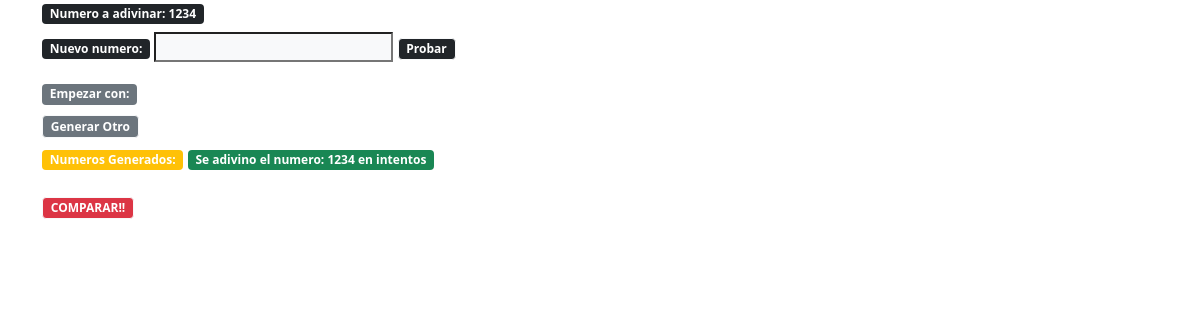
/add, run on an earlier commit of the app's database.
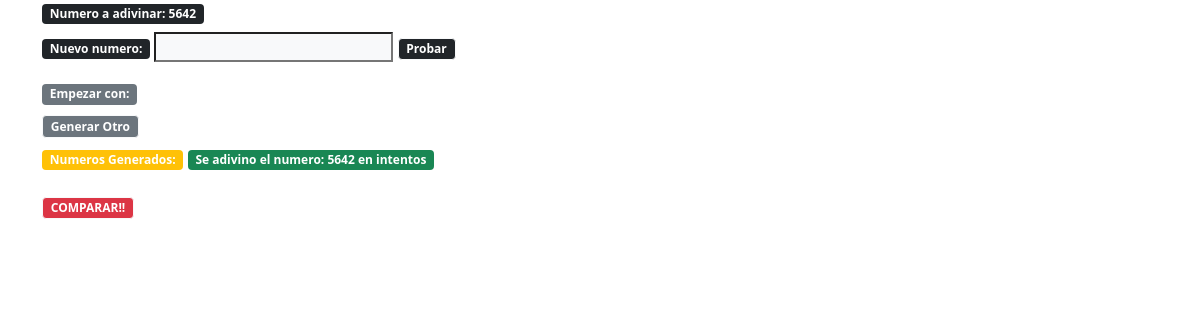
And on a later commit of the database.
### fdigitGame/models.py (models this page shows, shortened)
class Newnumber(models.Model):
    numberR = models.IntegerField()

### fdigitGame/views.py (the view, shortened to what this page needs)
# urls.py: path('add', views.add, name="add"),
def add(request):
    ultimoN = Newnumber.objects.last()
    return render(request,'fdigitGame/nuevoNumero.html',{'ultimoN':Newnumber.objects.last()})

### fdigitGame/templates/fdigitGame/nuevoNumero.html (shortened to what this page needs)
<!DOCTYPE html>
<html lang="en">
<head>
    <link href="https://cdn.jsdelivr.net/npm/bootstrap@5.0.2/dist/css/bootstrap.min.css" rel="stylesheet">
</head>
<body>
    <div class="jumbotron jumbotron-fluid">
        <div class="container">
          <h2 class="badge bg-dark">Numero a adivinar: {{ultimoN.numberR}}</h2>
          <form action="add" method="POST" class="form-inline">
            <div class="form-group mb-3">
              <label for="number" class="badge bg-dark">Nuevo numero: </label>
              <input type="number" name="number" class="bg-light">
              <button type="submit" class="badge bg-dark btn btn-light mb-1">Probar</button>
            </div>
          </form>
          <form action="generate" method="GET" class="form-inline">
            <div class="form-group mb-2">
              <label for="number" class="badge bg-secondary">Empezar con: {{guess.intento}} </label>
            </div>
            <button type="submit" class="badge bg-secondary btn btn-light mb-2">Generar Otro</button>
          </form>
        <form action="check" method="POST" class="form-inline">
            <div class="form-group mb-2">
                <p class="badge bg-warning">Numeros Generados:</p>
                <p class="badge bg-success">Se adivino el numero: {{ultimoN.numberR }} {{number.numberR}} en {{intentos}} intentos</p>
            </div>
            <button type="submit" class="badge bg-danger btn btn-light mb-2">COMPARAR!!</button>
          </form>
        </div>
      </div>
</body>
</html>

What changed in the data, as far as the page shows it:
no longer on this page (row unchanged): Newnumber: numberR "1234"
added Newnumber: numberR "5642"
